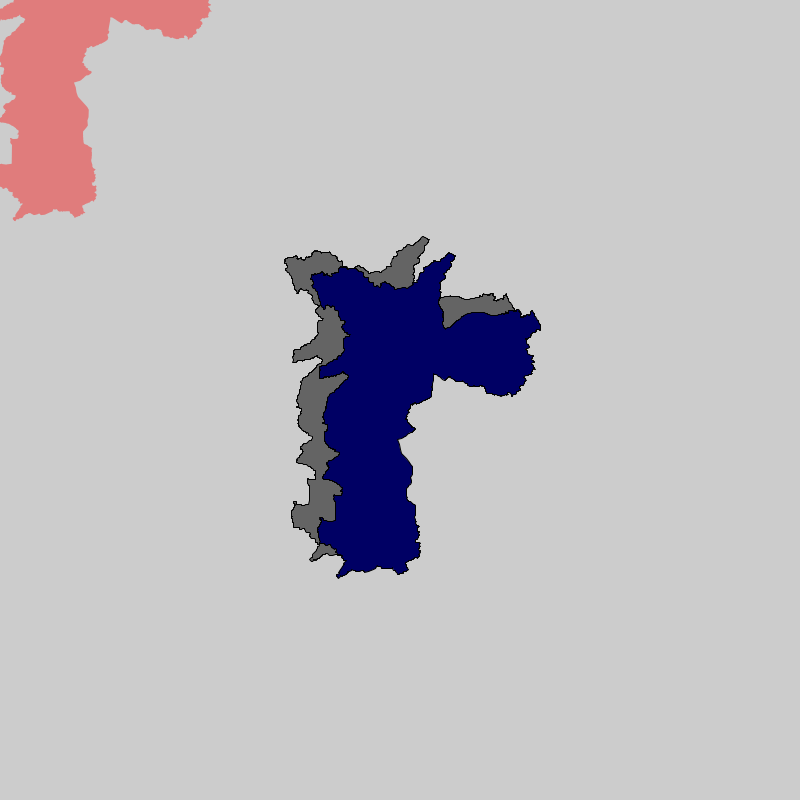

Source code (Python):
import py5

import osmnx as ox
from shapely import affinity

import matplotlib.pyplot as plt

# fig, ax = plt.subplots(figsize=(10, 10))
# city_boundary.plot(ax=ax, color='lightgrey', edgecolor='black') 
# plt.show()

def setup():
    global shp, polygon
    py5.size(800, 800)
    py5.stroke_join(py5.ROUND)
    py5.translate(400, 400)
    city_boundary = ox.geocode_to_gdf("São Paulo, Brazil")
    polygon = city_boundary.geometry[0]
    polygon = affinity.translate(polygon, 46, 23)
    polygon_s = affinity.scale(polygon,
                               xfact=500,
                               yfact=-500,
                               origin='center'
                               )
    polygon2 = affinity.scale(polygon,
                              xfact=500,
                              yfact=-500,
                              origin='centroid'
                              )

    py5.fill(100)
    with py5.begin_closed_shape():
        py5.vertices(polygon_s.exterior.coords)

    py5.fill(0, 0, 100)
    with py5.begin_closed_shape():
        py5.vertices(polygon2.exterior.coords)
        
    py5.fill(255, 0, 0, 100)
    py5.no_stroke()
    shp = py5.convert_shape(polygon, flip_y_axis=True)
    shp.disable_style()
    shp.scale(500)
    py5.shape_mode(py5.CENTER)
    py5.shape(shp, 0, 0) #,0, 0, 1000, 1000)
    py5.save('out.png')

py5.run_sketch(block=False)
